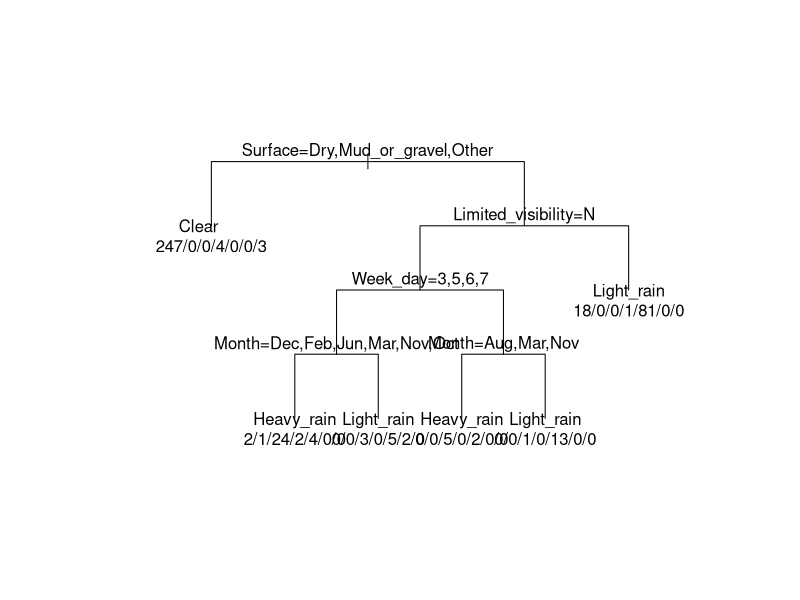

Here is the R script that generated this plot: (Note: this script raises an error after producing the figure.)
dat <- read.csv(file = "Car_crash_data_project.csv", sep = ",", header = T)

names(dat)
# [1] "Month"                 "Year"                  "Week_day"              "Type_day"              "Casualties"           
# [6] "Num_vehicles"          "Lanes"                 "Road_width"            "Lane_width"            "Hard_shoulder"        
# [11] "Paved_hard_shoulder"   "Security_barriers"     "Aditional_panels"      "Edge_landmarks"        "Reflectors"           
# [16] "Surface"               "Luminosity"            "Atmosferic_factors"    "Limited_visibility"    "Danger_signs"         
# [21] "Crash_type"            "Traffic"               "Conc_distraction"      "Conc_alcohol_durgs"    "Conc_speed"           
# [26] "Conc_tyred_sleepy_ill" "Conc_weather"         
dat[,2] <- as.factor(dat[,2])
dat[,3] <- as.factor(dat[,3])
#dat[,5] <- as.factor(dat[,5])
#dat[,6] <- as.factor(dat[,6])
dat[,7] <- as.factor(dat[,7])



dat2015 <- dat[which(dat["Year"] == 2015 ),][,-2]
dat2006 <- dat[which(dat["Year"] == 2006 ),][,-2]

######################################################################################

nNaNCols2015 <- c()
for (i in 1:length(dat2015[1,])){
  nNaNCols2015 <- c(nNaNCols2015, sum(is.na(dat2015[,i])), i)
}
nNaNCols2015 <- matrix(nNaNCols2015, nrow = 2)
nNaNCols2015[,order(nNaNCols2015[1,], decreasing = T)]

# remove column 22 due to excessive NA density

nNaNRows2015 <- c()
for (i in 1:length(dat[,1])){
  nNaNRows2015 <- c(nNaNRows2015, sum(is.na(dat2015[i,])), i)
}
nNaNRows2015 <- matrix(nNaNRows2015, nrow = 2)
nNaNRows2015[,order(nNaNRows2015[1,], decreasing = T)[1:20]]

######################################################################################


nNaNCols2006 <- c()
for (i in 1:length(dat2006[1,])){
  nNaNCols2006 <- c(nNaNCols2006, sum(is.na(dat2006[,i])), i)
}
nNaNCols2006 <- matrix(nNaNCols2006, nrow = 2)
nNaNCols2006[,order(nNaNCols2006[1,], decreasing = T)]


nNaNRows2006 <- c()
for (i in 1:length(dat2006[,1])){
  nNaNRows2006 <- c(nNaNRows2006, sum(is.na(dat2006[i,])), i)
}
nNaNRows2006 <- matrix(nNaNRows2006, nrow = 2)
nNaNRows2006[,order(nNaNRows2006[1,], decreasing = T)[1:20]]

# Columns without NAs: 1, 2, 3, 4, 5, 6, 7, 16, 17, 19, 21, 23, 24, 25, 26, 27
# First column to analyze: 18, it has 13 NAs
library(rpart)

# decide values with a decission tree
# 2006 - 17

dat.test <- dat2006[which(is.na(dat2006[,17])),-17]
dat.train <- dat2006[which(!(is.na(dat2006[,17]))),]

names(dat.train)
d.tr <- rpart(Atmosferic_factors~., data = dat.train)
plot(d.tr, branch=1, margin=0.25, uniform=TRUE)
text(d.tr, use.n=TRUE, splits=TRUE, pretty=6)
predict(d.tr, dat.test, "prob")
predictions <- predict(d.tr, dat.test, "vector")
predictions



# 2015  - remove column 21

which(is.na(dat2015[,7]))


# Cleaning the data

cdat <- dat[,-22]
cdat <- cdat[-(which(is.na(cdat[,8]))),]


atmNAs <- which(is.na(cdat[,18]))

cdat$Atmosferic_factors[atmNAs] <- levels(cdat[,18])[predictions]


cdat2015 <- cdat[which(cdat["Year"] == 2015 ),][,-2]
cdat2006 <- cdat[which(cdat["Year"] == 2006 ),][,-2]






